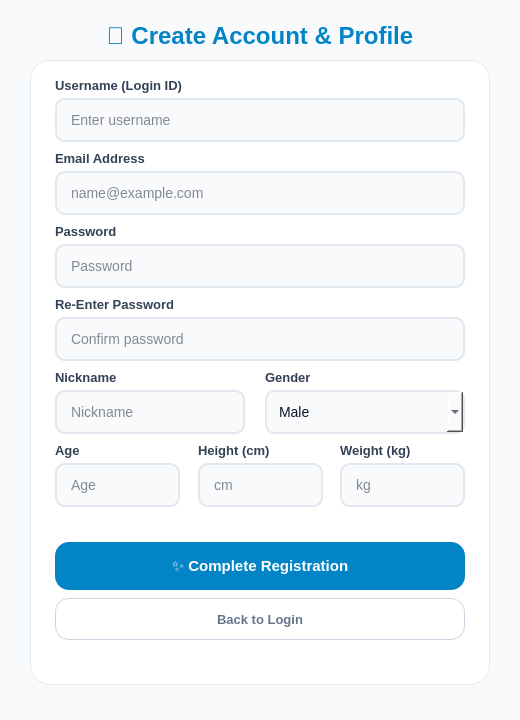
<?xml version="1.0" encoding="UTF-8"?>
<ui version="4.0">
 <class>MainWindow</class>
 <widget class="QMainWindow" name="MainWindow">
  <property name="geometry">
   <rect>
    <x>0</x>
    <y>0</y>
    <width>520</width>
    <height>720</height>
   </rect>
  </property>
  <property name="windowTitle">
   <string>AI Fitness Hub - Create Account &amp; User Info</string>
  </property>
  <property name="styleSheet">
   <string notr="true">
QMainWindow { background-color: #F8FAFC; }
#registerTitle { font-size: 24px; font-weight: 900; color: #0284C7; }
#regCard { background-color: #FFFFFF; border: 1px solid #E2E8F0; border-radius: 20px; padding: 20px; }
QLabel { font-size: 13px; font-weight: 700; color: #334155; background: transparent; }
QLineEdit, QComboBox { background-color: #F8FAFC; border: 2px solid #E2E8F0; border-radius: 10px; padding: 6px 12px; color: #0F172A; font-size: 14px; min-height: 28px; }
QLineEdit:focus, QComboBox:focus { border: 2px solid #0284C7; background-color: #FFFFFF; }
#errorMsgLabel { color: #EF4444; font-size: 12px; font-weight: 700; background: transparent; }
#registerButton { background-color: #0284C7; color: #FFFFFF; font-size: 15px; font-weight: 800; border-radius: 14px; min-height: 48px; }
#registerButton:hover { background-color: #0369A1; }
#backButton { background-color: #FFFFFF; color: #64748B; font-size: 13px; font-weight: 700; border: 1px solid #CBD5E1; border-radius: 14px; min-height: 40px; }
#backButton:hover { background-color: #F1F5F9; color: #0F172A; }
   </string>
  </property>
  <widget class="QWidget" name="centralwidget">
   <widget class="QLabel" name="registerTitle">
    <property name="geometry">
     <rect>
      <x>30</x>
      <y>18</y>
      <width>460</width>
      <height>35</height>
     </rect>
    </property>
    <property name="text">
     <string>🔥 Create Account &amp; Profile</string>
    </property>
    <property name="alignment">
     <set>Qt::AlignCenter</set>
    </property>
   </widget>
   <widget class="QFrame" name="regCard">
    <property name="geometry">
     <rect>
      <x>30</x>
      <y>60</y>
      <width>460</width>
      <height>625</height>
     </rect>
    </property>
    <widget class="QLabel" name="labelUser">
     <property name="geometry">
      <rect>
       <x>25</x>
       <y>15</y>
       <width>410</width>
       <height>20</height>
      </rect>
     </property>
     <property name="text">
      <string>Username (Login ID)</string>
     </property>
    </widget>
    <widget class="QLineEdit" name="regUsernameEdit">
     <property name="geometry">
      <rect>
       <x>25</x>
       <y>38</y>
       <width>410</width>
       <height>44</height>
      </rect>
     </property>
     <property name="placeholderText">
      <string>Enter username</string>
     </property>
    </widget>
    <widget class="QLabel" name="labelEmail">
     <property name="geometry">
      <rect>
       <x>25</x>
       <y>88</y>
       <width>410</width>
       <height>20</height>
      </rect>
     </property>
     <property name="text">
      <string>Email Address</string>
     </property>
    </widget>
    <widget class="QLineEdit" name="regEmailEdit">
     <property name="geometry">
      <rect>
       <x>25</x>
       <y>111</y>
       <width>410</width>
       <height>44</height>
      </rect>
     </property>
     <property name="placeholderText">
      <string>name@example.com</string>
     </property>
    </widget>
    <widget class="QLabel" name="labelPass">
     <property name="geometry">
      <rect>
       <x>25</x>
       <y>161</y>
       <width>410</width>
       <height>20</height>
      </rect>
     </property>
     <property name="text">
      <string>Password</string>
     </property>
    </widget>
    <widget class="QLineEdit" name="regPasswordEdit">
     <property name="geometry">
      <rect>
       <x>25</x>
       <y>184</y>
       <width>410</width>
       <height>44</height>
      </rect>
     </property>
     <property name="echoMode">
      <enum>QLineEdit::Password</enum>
     </property>
     <property name="placeholderText">
      <string>Password</string>
     </property>
    </widget>
    <widget class="QLabel" name="labelRePass">
     <property name="geometry">
      <rect>
       <x>25</x>
       <y>234</y>
       <width>410</width>
       <height>20</height>
      </rect>
     </property>
     <property name="text">
      <string>Re-Enter Password</string>
     </property>
    </widget>
    <widget class="QLineEdit" name="regPasswordEdit_2">
     <property name="geometry">
      <rect>
       <x>25</x>
       <y>257</y>
       <width>410</width>
       <height>44</height>
      </rect>
     </property>
     <property name="echoMode">
      <enum>QLineEdit::Password</enum>
     </property>
     <property name="placeholderText">
      <string>Confirm password</string>
     </property>
    </widget>
    <widget class="QLabel" name="labelNickname">
     <property name="geometry">
      <rect>
       <x>25</x>
       <y>307</y>
       <width>190</width>
       <height>20</height>
      </rect>
     </property>
     <property name="text">
      <string>Nickname</string>
     </property>
    </widget>
    <widget class="QLabel" name="labelGender">
     <property name="geometry">
      <rect>
       <x>235</x>
       <y>307</y>
       <width>200</width>
       <height>20</height>
      </rect>
     </property>
     <property name="text">
      <string>Gender</string>
     </property>
    </widget>
    <widget class="QLineEdit" name="editNickname">
     <property name="geometry">
      <rect>
       <x>25</x>
       <y>330</y>
       <width>190</width>
       <height>44</height>
      </rect>
     </property>
     <property name="placeholderText">
      <string>Nickname</string>
     </property>
    </widget>
    <widget class="QComboBox" name="comboGender">
     <property name="geometry">
      <rect>
       <x>235</x>
       <y>330</y>
       <width>200</width>
       <height>44</height>
      </rect>
     </property>
     <item>
      <property name="text">
       <string>Male</string>
      </property>
     </item>
     <item>
      <property name="text">
       <string>Female</string>
      </property>
     </item>
     <item>
      <property name="text">
       <string>Other</string>
      </property>
     </item>
    </widget>
    <widget class="QLabel" name="labelAge">
     <property name="geometry">
      <rect>
       <x>25</x>
       <y>380</y>
       <width>125</width>
       <height>20</height>
      </rect>
     </property>
     <property name="text">
      <string>Age</string>
     </property>
    </widget>
    <widget class="QLabel" name="labelHeight">
     <property name="geometry">
      <rect>
       <x>168</x>
       <y>380</y>
       <width>125</width>
       <height>20</height>
      </rect>
     </property>
     <property name="text">
      <string>Height (cm)</string>
     </property>
    </widget>
    <widget class="QLabel" name="labelWeight">
     <property name="geometry">
      <rect>
       <x>310</x>
       <y>380</y>
       <width>125</width>
       <height>20</height>
      </rect>
     </property>
     <property name="text">
      <string>Weight (kg)</string>
     </property>
    </widget>
    <widget class="QLineEdit" name="editAge">
     <property name="geometry">
      <rect>
       <x>25</x>
       <y>403</y>
       <width>125</width>
       <height>44</height>
      </rect>
     </property>
     <property name="placeholderText">
      <string>Age</string>
     </property>
    </widget>
    <widget class="QLineEdit" name="editHeight">
     <property name="geometry">
      <rect>
       <x>168</x>
       <y>403</y>
       <width>125</width>
       <height>44</height>
      </rect>
     </property>
     <property name="placeholderText">
      <string>cm</string>
     </property>
    </widget>
    <widget class="QLineEdit" name="editWeight">
     <property name="geometry">
      <rect>
       <x>310</x>
       <y>403</y>
       <width>125</width>
       <height>44</height>
      </rect>
     </property>
     <property name="placeholderText">
      <string>kg</string>
     </property>
    </widget>
    <widget class="QLabel" name="errorMsgLabel">
     <property name="geometry">
      <rect>
       <x>25</x>
       <y>452</y>
       <width>410</width>
       <height>20</height>
      </rect>
     </property>
     <property name="text">
      <string/>
     </property>
    </widget>
    <widget class="QPushButton" name="registerButton">
     <property name="geometry">
      <rect>
       <x>25</x>
       <y>482</y>
       <width>410</width>
       <height>48</height>
      </rect>
     </property>
     <property name="text">
      <string>✨ Complete Registration</string>
     </property>
    </widget>
    <widget class="QPushButton" name="backButton">
     <property name="geometry">
      <rect>
       <x>25</x>
       <y>538</y>
       <width>410</width>
       <height>42</height>
      </rect>
     </property>
     <property name="text">
      <string>Back to Login</string>
     </property>
    </widget>
   </widget>
  </widget>
 </widget>
 <resources/>
 <connections/>
</ui>
